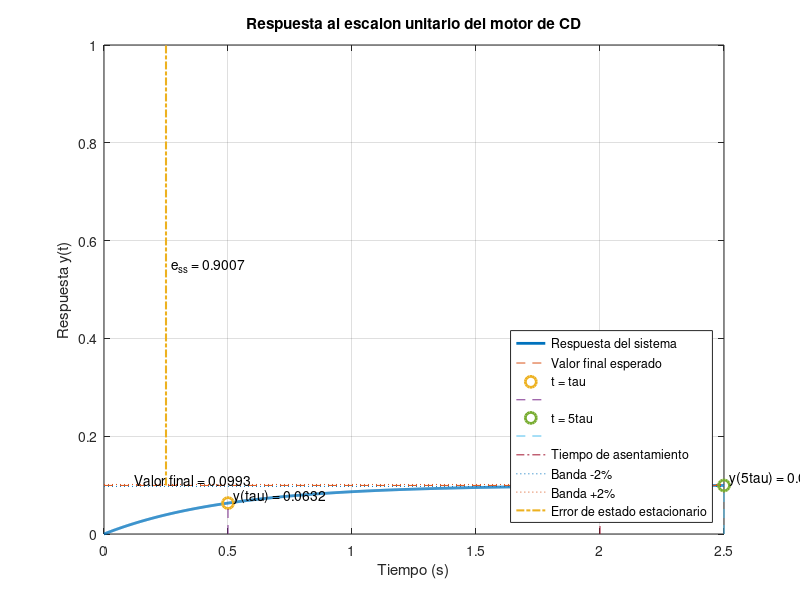

This chart was generated by the following MATLAB code:
clc; 
clear; 
close all; 
 
%% PROYECTO: MODELO DE MOTOR DE CD DE PRIMER ORDEN 
 
disp('=============================================='); 
disp('   MODELO DE MOTOR DE CD - SISTEMA 1ER ORDEN'); 
disp('=============================================='); 
 
%% 1. INGRESO Y VALIDACION DE PARAMETROS

% Kt
while true
    entrada = input('Ingrese Kt: ', 's'); % S GUARDA COMO TEXTO
    Kt = str2double(entrada); % DEVUELVE SI ES UN NUMERO O NO LO ES

    if ~isnan(Kt) && isfinite(Kt) && isreal(Kt) && Kt > 0
        break;
    else
        fprintf('Error: Kt debe ser un numero positivo. Se permiten decimales.\n');
    end
end

% Ra
while true
    entrada = input('Ingrese Ra: ', 's');
    Ra = str2double(entrada);

    if ~isnan(Ra) && isfinite(Ra) && isreal(Ra) && Ra > 0
        break;
    else
        fprintf('Error: Ra debe ser un numero positivo. Se permiten decimales.\n');
    end
end

% b
while true
    entrada = input('Ingrese b: ', 's');
    b = str2double(entrada);

    if ~isnan(b) && isfinite(b) && isreal(b) && b > 0
        break;
    else
        fprintf('Error: b debe ser un numero positivo. Se permiten decimales.\n');
    end
end

% Kb
while true
    entrada = input('Ingrese Kb: ', 's');
    Kb = str2double(entrada);

    if ~isnan(Kb) && isfinite(Kb) && isreal(Kb) && Kb > 0
        break;
    else
        fprintf('Error: Kb debe ser un numero positivo. Se permiten decimales.\n');
    end
end

% J
while true
    entrada = input('Ingrese J: ', 's');
    J = str2double(entrada);

    if ~isnan(J) && isfinite(J) && isreal(J) && J > 0
        break;
    else
        fprintf('Error: J debe ser un numero positivo. Se permiten decimales.\n');
    end
end
 
%% 3. CALCULO DE KM Y TAU 
 
KM = Kt/(Ra*b + Kt*Kb); 
 
tau = (Ra*J)/(Ra*b + Kt*Kb); 
 
%% 4. MOSTRAR RESULTADOS 
 
fprintf('\n==============================================\n'); 
fprintf('             RESULTADOS DEL SISTEMA\n'); 
fprintf('==============================================\n'); 
 
fprintf('Kt  = %.6f\n', Kt); 
fprintf('Ra  = %.6f\n', Ra); 
fprintf('b   = %.6f\n', b); 
fprintf('Kb  = %.6f\n', Kb); 
fprintf('J   = %.6f\n', J); 
 
fprintf('\nGanancia KM:\n'); 
fprintf('KM = %.6f\n', KM); 
 
fprintf('\nConstante de tiempo:\n'); 
fprintf('tau = %.6f s\n', tau); 
 
%% 5. FUNCION DE TRANSFERENCIA 
 
fprintf('\n==============================================\n'); 
fprintf('          FUNCION DE TRANSFERENCIA\n'); 
fprintf('==============================================\n'); 
 
fprintf('G(s) = %.6f / (%.6f s + 1)\n', KM, tau); 
 
%% 6. CALCULOS DE LA RESPUESTA 
 
% Tiempo t = tau 
t_tau = tau; 
 
% Tiempo de asentamiento al 2% 
t_s = 4*tau; 
 
% Tiempo t = 5tau 
t_5tau = 5*tau; 
 
% Respuesta en t = tau 
y_tau = KM*(1 - exp(-t_tau/tau)); 
 
% Respuesta en t = 5tau 
y_5tau = KM*(1 - exp(-t_5tau/tau)); 
 
% Valor final esperado en t = 5tau
y_final = y_5tau; 
 
% Error de estado estacionario aproximado en 5tau
ess = abs(1 - y_5tau); 

% Limites de la banda del 2%
limite_inferior = 0.98*y_final;
limite_superior = 1.02*y_final;
 
%% 7. MOSTRAR VALORES 
 
fprintf('\n==============================================\n'); 
fprintf('          PARAMETROS DE LA RESPUESTA\n'); 
fprintf('==============================================\n'); 
 
fprintf('Valor final esperado (5tau) = %.6f\n', y_final); 
 
fprintf('Respuesta en t = tau = %.6f\n', y_tau); 
 
fprintf('Respuesta en t = 5tau = %.6f\n', y_5tau); 
 
fprintf('Tiempo de asentamiento (2%%) = %.6f s\n', t_s); 
 
fprintf('Error de estado estacionario = %.6f\n', ess); 
 
%% 8. GENERAR RESPUESTA AL ESCALON 
 
t = linspace(0, 5*tau, 1000); 
 
% Respuesta del sistema de primer orden 
y = KM*(1 - exp(-t/tau)); 
 
%% 9. GRAFICA 
 
figure; 
 
plot(t, y, 'LineWidth', 2); 
hold on; 
grid on; 
 
% Valor final esperado en t = 5tau 
plot([0 5*tau], [y_final y_final], '--'); 
 
% Punto en t = tau 
plot(t_tau, y_tau, 'o', ... 
    'MarkerSize', 8, ... 
    'LineWidth', 2); 
 
% Linea vertical t = tau 
plot([t_tau t_tau], [0 y_tau], '--'); 
 
% Punto en t = 5tau 
plot(t_5tau, y_5tau, 'o', ... 
    'MarkerSize', 8, ... 
    'LineWidth', 2); 
 
% Linea vertical t = 5tau 
plot([t_5tau t_5tau], [0 y_5tau], '--'); 
 
% Tiempo de asentamiento 
plot([t_s t_s], [0 y_final], '-.'); 
 
% Banda inferior del 2% 
plot([0 5*tau], [limite_inferior limite_inferior], ':'); 
 
% Banda superior del 2% 
plot([0 5*tau], [limite_superior limite_superior], ':'); 

% ERROR DE ESTADO ESTACIONARIO
% Se muestra entre la referencia unitaria y el valor en 5tau
if ess > 0
    plot([0.5*tau 0.5*tau], [y_5tau 1], '-.', ...
        'LineWidth', 1.5);
end
 
%% 10. ETIQUETAS 
 
text(t_tau, y_tau, ... 
    sprintf('  y(tau) = %.4f', y_tau), ... 
    'VerticalAlignment', 'bottom'); 
 
text(t_5tau, y_5tau, ... 
    sprintf('  y(5tau) = %.4f', y_5tau), ... 
    'VerticalAlignment', 'bottom'); 
 
text(t_s, 0.5*y_final, ... 
    sprintf('  ts = %.4f s', t_s), ... 
    'VerticalAlignment', 'bottom'); 
 
text(0.1, y_final, ... 
    sprintf('  Valor final = %.4f', y_final), ... 
    'VerticalAlignment', 'bottom'); 

% Etiqueta del error de estado estacionario
if ess > 0
    text(0.5*tau, (1 + y_5tau)/2, ...
        sprintf('  e_{ss} = %.4f', ess), ...
        'VerticalAlignment', 'middle');
end
 
%% 11. TITULOS 
 
title('Respuesta al escalon unitario del motor de CD'); 
 
xlabel('Tiempo (s)'); 
ylabel('Respuesta y(t)'); 
 
legend('Respuesta del sistema', ... 
       'Valor final esperado', ... 
       't = tau', ... 
       '', ... 
       't = 5tau', ... 
       '', ... 
       'Tiempo de asentamiento', ... 
       'Banda -2%', ... 
       'Banda +2%', ...
       'Error de estado estacionario', ...
       'Location', 'southeast'); 
 
hold off;
